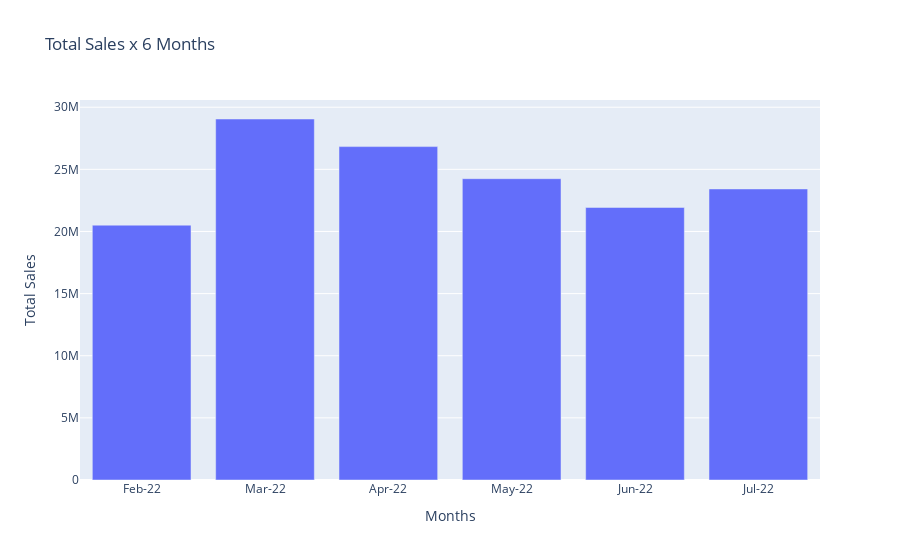

Write notebook code for a chart like this one.
### Markdown cell above
**Create Fig 2**

### Code cell
fig2 = px.bar(sales_df, x = 'Months', y = 'Total Sales', title='Total Sales x 6 Months')
fig2

### Figure 1 — Plotly figure (JSON) as saved in the notebook; plotly's stock layout.template omitted (floating-point values rounded to 4 significant figures)
{"data": [{"alignmentgroup": "True", "hovertemplate": "Months=%{x}<br>Total Sales=%{y}<extra></extra>", "legendgroup": "", "marker": {"color": "#636efa", "pattern": {"shape": ""}}, "name": "", "offsetgroup": "", "orientation": "v", "showlegend": false, "textposition": "auto", "type": "bar", "x": ["Feb-22", "Mar-22", "Apr-22", "May-22", "Jun-22", "Jul-22"], "xaxis": "x", "y": [20510000.0, 29050000.0, 26830000.0, 24250000.0, 21930000.0, 23420000.0], "yaxis": "y"}], "layout": {"autosize": true, "barmode": "relative", "legend": {"tracegroupgap": 0}, "title": {"text": "Total Sales x 6 Months"}, "xaxis": {"anchor": "y", "autorange": true, "domain": [0, 1], "range": [-0.5, 5.5], "title": {"text": "Months"}, "type": "category"}, "yaxis": {"anchor": "x", "autorange": true, "domain": [0, 1], "range": [0, 30580000.0], "title": {"text": "Total Sales"}, "type": "linear"}}}
